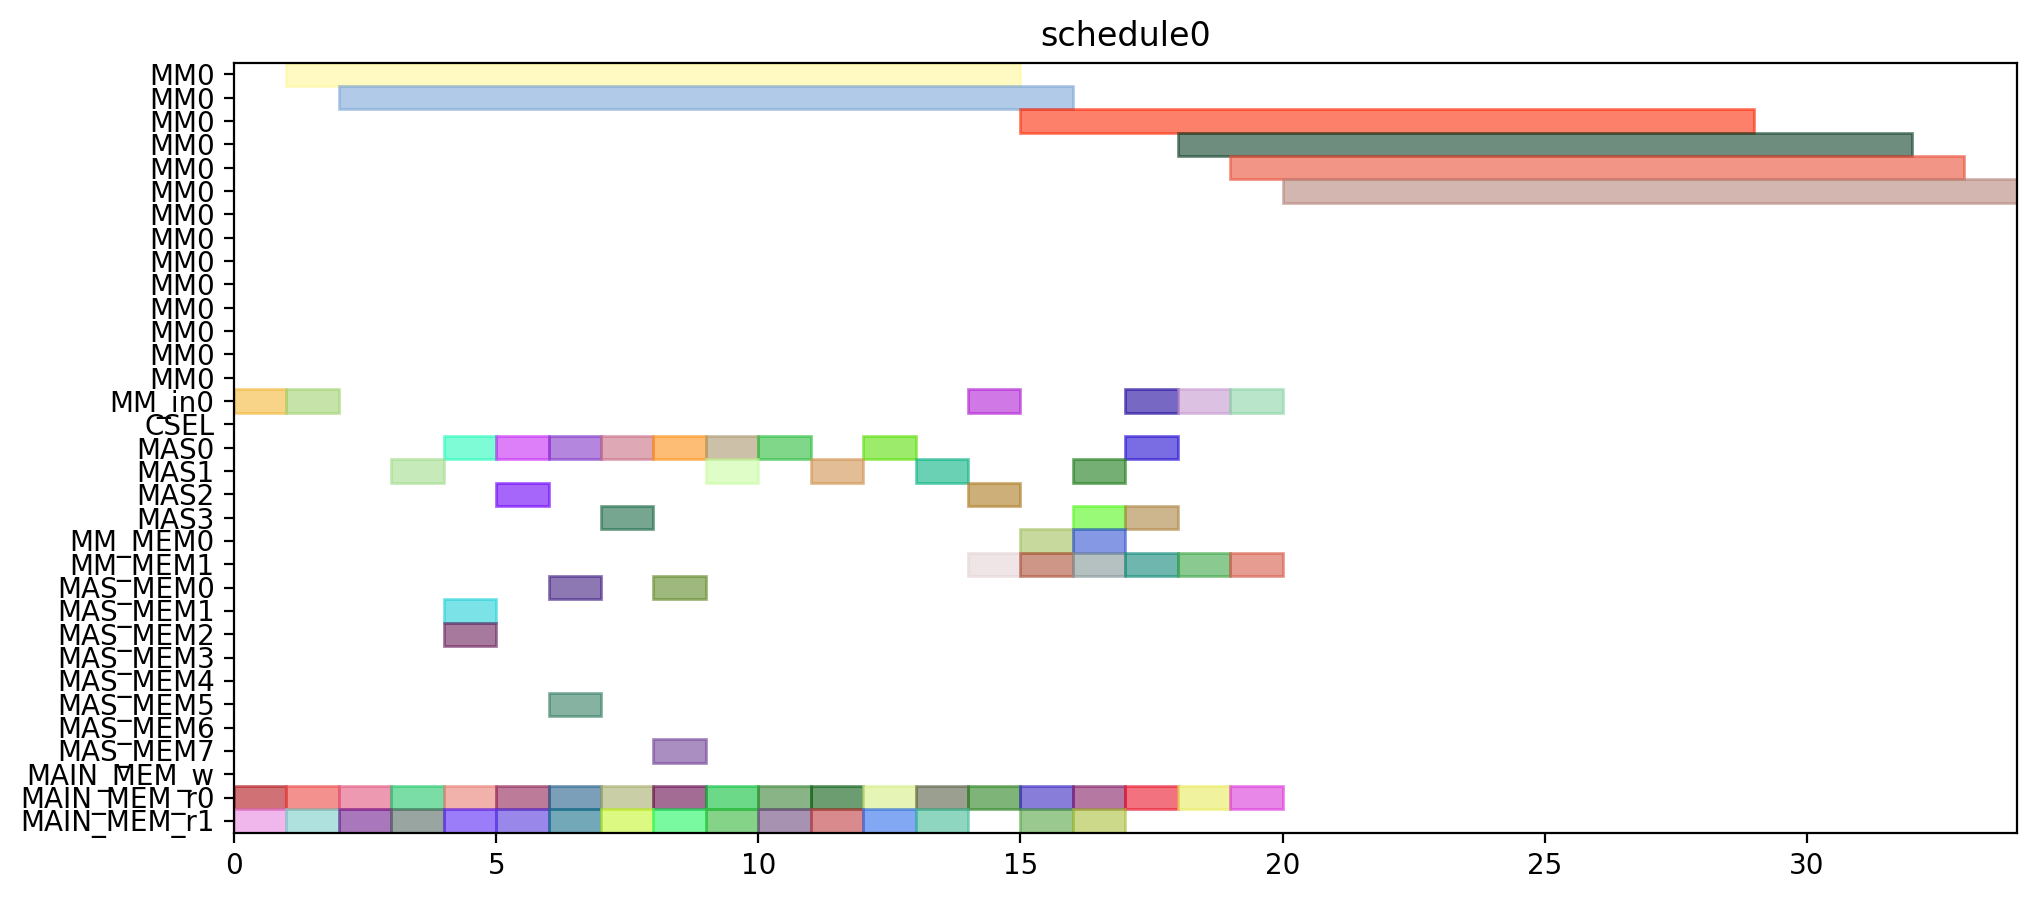

Reproduce this figure in Python.
from pyschedule import Scenario, solvers, plotters, alt


def solve():
	horizon = 120
	S = Scenario("schedule0", horizon=horizon)

	# resource
	MM = S.Resources('MM', num=1, size=14)
	MM_in = S.Resources('MM_in', num=1)
	CSEL = S.Resource('CSEL')
	MAS = S.Resources('MAS', num=4, size=1, periods=range(1, horizon))
	MM_MEM = S.Resources('MM_MEM', num=2)
	MAS_MEM = S.Resources('MAS_MEM', num=8)
	MAIN_MEM_w = S.Resource('MAIN_MEM_w', size=1)
	MAIN_MEM_r = S.Resources('MAIN_MEM_r', num=2)

	# result of previous scheduling

	# new tasks
	c_qinv_denom_inv0 = S.Task('c_qinv_denom_inv0', length=14, delay_cost=1)
	c_qinv_denom_inv0 += alt(MM)
	c_qinv_denom_inv0_in = S.Task('c_qinv_denom_inv0_in', length=1, delay_cost=1)
	c_qinv_denom_inv0_in += alt(MM_in)
	S += c_qinv_denom_inv0_in*MM_in[0]<=c_qinv_denom_inv0*MM[0]
	c_qinv_denom_inv0_mem0 = S.Task('c_qinv_denom_inv0_mem0', length=1, delay_cost=1)
	c_qinv_denom_inv0_mem0 += MAIN_MEM_r[0]
	S += c_qinv_denom_inv0_mem0 <= c_qinv_denom_inv0

	c_qinv_denom_inv0_mem1 = S.Task('c_qinv_denom_inv0_mem1', length=1, delay_cost=1)
	c_qinv_denom_inv0_mem1 += MAIN_MEM_r[1]
	S += c_qinv_denom_inv0_mem1 <= c_qinv_denom_inv0

	c_qinv_denom_inv1_ = S.Task('c_qinv_denom_inv1_', length=14, delay_cost=1)
	c_qinv_denom_inv1_ += alt(MM)
	c_qinv_denom_inv1__in = S.Task('c_qinv_denom_inv1__in', length=1, delay_cost=1)
	c_qinv_denom_inv1__in += alt(MM_in)
	S += c_qinv_denom_inv1__in*MM_in[0]<=c_qinv_denom_inv1_*MM[0]
	c_qinv_denom_inv1__mem0 = S.Task('c_qinv_denom_inv1__mem0', length=1, delay_cost=1)
	c_qinv_denom_inv1__mem0 += MAIN_MEM_r[0]
	S += c_qinv_denom_inv1__mem0 <= c_qinv_denom_inv1_

	c_qinv_denom_inv1__mem1 = S.Task('c_qinv_denom_inv1__mem1', length=1, delay_cost=1)
	c_qinv_denom_inv1__mem1 += MAIN_MEM_r[1]
	S += c_qinv_denom_inv1__mem1 <= c_qinv_denom_inv1_

	c_qinv0_t2 = S.Task('c_qinv0_t2', length=1, delay_cost=1)
	c_qinv0_t2 += alt(MAS)
	c_qinv0_t2_mem0 = S.Task('c_qinv0_t2_mem0', length=1, delay_cost=1)
	c_qinv0_t2_mem0 += MAIN_MEM_r[0]
	S += c_qinv0_t2_mem0 <= c_qinv0_t2

	c_qinv0_t2_mem1 = S.Task('c_qinv0_t2_mem1', length=1, delay_cost=1)
	c_qinv0_t2_mem1 += MAIN_MEM_r[1]
	S += c_qinv0_t2_mem1 <= c_qinv0_t2

	c_qinv1__t2 = S.Task('c_qinv1__t2', length=1, delay_cost=1)
	c_qinv1__t2 += alt(MAS)
	c_qinv1__t2_mem0 = S.Task('c_qinv1__t2_mem0', length=1, delay_cost=1)
	c_qinv1__t2_mem0 += MAIN_MEM_r[0]
	S += c_qinv1__t2_mem0 <= c_qinv1__t2

	c_qinv1__t2_mem1 = S.Task('c_qinv1__t2_mem1', length=1, delay_cost=1)
	c_qinv1__t2_mem1 += MAIN_MEM_r[1]
	S += c_qinv1__t2_mem1 <= c_qinv1__t2

	c0_t0_t2 = S.Task('c0_t0_t2', length=1, delay_cost=1)
	c0_t0_t2 += alt(MAS)
	c0_t0_t2_mem0 = S.Task('c0_t0_t2_mem0', length=1, delay_cost=1)
	c0_t0_t2_mem0 += MAIN_MEM_r[0]
	S += c0_t0_t2_mem0 <= c0_t0_t2

	c0_t0_t2_mem1 = S.Task('c0_t0_t2_mem1', length=1, delay_cost=1)
	c0_t0_t2_mem1 += MAIN_MEM_r[1]
	S += c0_t0_t2_mem1 <= c0_t0_t2

	c0_t1_t2 = S.Task('c0_t1_t2', length=1, delay_cost=1)
	c0_t1_t2 += alt(MAS)
	c0_t1_t2_mem0 = S.Task('c0_t1_t2_mem0', length=1, delay_cost=1)
	c0_t1_t2_mem0 += MAIN_MEM_r[0]
	S += c0_t1_t2_mem0 <= c0_t1_t2

	c0_t1_t2_mem1 = S.Task('c0_t1_t2_mem1', length=1, delay_cost=1)
	c0_t1_t2_mem1 += MAIN_MEM_r[1]
	S += c0_t1_t2_mem1 <= c0_t1_t2

	c0_t20 = S.Task('c0_t20', length=1, delay_cost=1)
	c0_t20 += alt(MAS)
	c0_t20_mem0 = S.Task('c0_t20_mem0', length=1, delay_cost=1)
	c0_t20_mem0 += MAIN_MEM_r[0]
	S += c0_t20_mem0 <= c0_t20

	c0_t20_mem1 = S.Task('c0_t20_mem1', length=1, delay_cost=1)
	c0_t20_mem1 += MAIN_MEM_r[1]
	S += c0_t20_mem1 <= c0_t20

	c0_t21 = S.Task('c0_t21', length=1, delay_cost=1)
	c0_t21 += alt(MAS)
	c0_t21_mem0 = S.Task('c0_t21_mem0', length=1, delay_cost=1)
	c0_t21_mem0 += MAIN_MEM_r[0]
	S += c0_t21_mem0 <= c0_t21

	c0_t21_mem1 = S.Task('c0_t21_mem1', length=1, delay_cost=1)
	c0_t21_mem1 += MAIN_MEM_r[1]
	S += c0_t21_mem1 <= c0_t21

	c1_t0_t2 = S.Task('c1_t0_t2', length=1, delay_cost=1)
	c1_t0_t2 += alt(MAS)
	c1_t0_t2_mem0 = S.Task('c1_t0_t2_mem0', length=1, delay_cost=1)
	c1_t0_t2_mem0 += MAIN_MEM_r[0]
	S += c1_t0_t2_mem0 <= c1_t0_t2

	c1_t0_t2_mem1 = S.Task('c1_t0_t2_mem1', length=1, delay_cost=1)
	c1_t0_t2_mem1 += MAIN_MEM_r[1]
	S += c1_t0_t2_mem1 <= c1_t0_t2

	c1_t1_t2 = S.Task('c1_t1_t2', length=1, delay_cost=1)
	c1_t1_t2 += alt(MAS)
	c1_t1_t2_mem0 = S.Task('c1_t1_t2_mem0', length=1, delay_cost=1)
	c1_t1_t2_mem0 += MAIN_MEM_r[0]
	S += c1_t1_t2_mem0 <= c1_t1_t2

	c1_t1_t2_mem1 = S.Task('c1_t1_t2_mem1', length=1, delay_cost=1)
	c1_t1_t2_mem1 += MAIN_MEM_r[1]
	S += c1_t1_t2_mem1 <= c1_t1_t2

	c1_t20 = S.Task('c1_t20', length=1, delay_cost=1)
	c1_t20 += alt(MAS)
	c1_t20_mem0 = S.Task('c1_t20_mem0', length=1, delay_cost=1)
	c1_t20_mem0 += MAIN_MEM_r[0]
	S += c1_t20_mem0 <= c1_t20

	c1_t20_mem1 = S.Task('c1_t20_mem1', length=1, delay_cost=1)
	c1_t20_mem1 += MAIN_MEM_r[1]
	S += c1_t20_mem1 <= c1_t20

	c1_t21 = S.Task('c1_t21', length=1, delay_cost=1)
	c1_t21 += alt(MAS)
	c1_t21_mem0 = S.Task('c1_t21_mem0', length=1, delay_cost=1)
	c1_t21_mem0 += MAIN_MEM_r[0]
	S += c1_t21_mem0 <= c1_t21

	c1_t21_mem1 = S.Task('c1_t21_mem1', length=1, delay_cost=1)
	c1_t21_mem1 += MAIN_MEM_r[1]
	S += c1_t21_mem1 <= c1_t21

	c2_t0_t2 = S.Task('c2_t0_t2', length=1, delay_cost=1)
	c2_t0_t2 += alt(MAS)
	c2_t0_t2_mem0 = S.Task('c2_t0_t2_mem0', length=1, delay_cost=1)
	c2_t0_t2_mem0 += MAIN_MEM_r[0]
	S += c2_t0_t2_mem0 <= c2_t0_t2

	c2_t0_t2_mem1 = S.Task('c2_t0_t2_mem1', length=1, delay_cost=1)
	c2_t0_t2_mem1 += MAIN_MEM_r[1]
	S += c2_t0_t2_mem1 <= c2_t0_t2

	c2_t1_t2 = S.Task('c2_t1_t2', length=1, delay_cost=1)
	c2_t1_t2 += alt(MAS)
	c2_t1_t2_mem0 = S.Task('c2_t1_t2_mem0', length=1, delay_cost=1)
	c2_t1_t2_mem0 += MAIN_MEM_r[0]
	S += c2_t1_t2_mem0 <= c2_t1_t2

	c2_t1_t2_mem1 = S.Task('c2_t1_t2_mem1', length=1, delay_cost=1)
	c2_t1_t2_mem1 += MAIN_MEM_r[1]
	S += c2_t1_t2_mem1 <= c2_t1_t2

	c2_t20 = S.Task('c2_t20', length=1, delay_cost=1)
	c2_t20 += alt(MAS)
	c2_t20_mem0 = S.Task('c2_t20_mem0', length=1, delay_cost=1)
	c2_t20_mem0 += MAIN_MEM_r[0]
	S += c2_t20_mem0 <= c2_t20

	c2_t20_mem1 = S.Task('c2_t20_mem1', length=1, delay_cost=1)
	c2_t20_mem1 += MAIN_MEM_r[1]
	S += c2_t20_mem1 <= c2_t20

	c2_t21 = S.Task('c2_t21', length=1, delay_cost=1)
	c2_t21 += alt(MAS)
	c2_t21_mem0 = S.Task('c2_t21_mem0', length=1, delay_cost=1)
	c2_t21_mem0 += MAIN_MEM_r[0]
	S += c2_t21_mem0 <= c2_t21

	c2_t21_mem1 = S.Task('c2_t21_mem1', length=1, delay_cost=1)
	c2_t21_mem1 += MAIN_MEM_r[1]
	S += c2_t21_mem1 <= c2_t21

	c_qinv0_t0 = S.Task('c_qinv0_t0', length=14, delay_cost=1)
	c_qinv0_t0 += alt(MM)
	c_qinv0_t0_in = S.Task('c_qinv0_t0_in', length=1, delay_cost=1)
	c_qinv0_t0_in += alt(MM_in)
	S += c_qinv0_t0_in*MM_in[0]<=c_qinv0_t0*MM[0]
	c_qinv0_t0_mem0 = S.Task('c_qinv0_t0_mem0', length=1, delay_cost=1)
	c_qinv0_t0_mem0 += MAIN_MEM_r[0]
	S += c_qinv0_t0_mem0 <= c_qinv0_t0

	c_qinv0_t0_mem1 = S.Task('c_qinv0_t0_mem1', length=1, delay_cost=1)
	c_qinv0_t0_mem1 += alt(MM_MEM)
	S += (c_qinv_denom_inv0*MM[0])-1 < c_qinv0_t0_mem1*MM_MEM[1]
	S += c_qinv0_t0_mem1 <= c_qinv0_t0

	c_qinv0_t1 = S.Task('c_qinv0_t1', length=14, delay_cost=1)
	c_qinv0_t1 += alt(MM)
	c_qinv0_t1_in = S.Task('c_qinv0_t1_in', length=1, delay_cost=1)
	c_qinv0_t1_in += alt(MM_in)
	S += c_qinv0_t1_in*MM_in[0]<=c_qinv0_t1*MM[0]
	c_qinv0_t1_mem0 = S.Task('c_qinv0_t1_mem0', length=1, delay_cost=1)
	c_qinv0_t1_mem0 += MAIN_MEM_r[0]
	S += c_qinv0_t1_mem0 <= c_qinv0_t1

	c_qinv0_t1_mem1 = S.Task('c_qinv0_t1_mem1', length=1, delay_cost=1)
	c_qinv0_t1_mem1 += alt(MM_MEM)
	S += (c_qinv_denom_inv1_*MM[0])-1 < c_qinv0_t1_mem1*MM_MEM[1]
	S += c_qinv0_t1_mem1 <= c_qinv0_t1

	c_qinv0_t3 = S.Task('c_qinv0_t3', length=1, delay_cost=1)
	c_qinv0_t3 += alt(MAS)
	c_qinv0_t3_mem0 = S.Task('c_qinv0_t3_mem0', length=1, delay_cost=1)
	c_qinv0_t3_mem0 += alt(MM_MEM)
	S += (c_qinv_denom_inv0*MM[0])-1 < c_qinv0_t3_mem0*MM_MEM[0]
	S += c_qinv0_t3_mem0 <= c_qinv0_t3

	c_qinv0_t3_mem1 = S.Task('c_qinv0_t3_mem1', length=1, delay_cost=1)
	c_qinv0_t3_mem1 += alt(MM_MEM)
	S += (c_qinv_denom_inv1_*MM[0])-1 < c_qinv0_t3_mem1*MM_MEM[1]
	S += c_qinv0_t3_mem1 <= c_qinv0_t3

	c_qinv1__t0 = S.Task('c_qinv1__t0', length=14, delay_cost=1)
	c_qinv1__t0 += alt(MM)
	c_qinv1__t0_in = S.Task('c_qinv1__t0_in', length=1, delay_cost=1)
	c_qinv1__t0_in += alt(MM_in)
	S += c_qinv1__t0_in*MM_in[0]<=c_qinv1__t0*MM[0]
	c_qinv1__t0_mem0 = S.Task('c_qinv1__t0_mem0', length=1, delay_cost=1)
	c_qinv1__t0_mem0 += MAIN_MEM_r[0]
	S += c_qinv1__t0_mem0 <= c_qinv1__t0

	c_qinv1__t0_mem1 = S.Task('c_qinv1__t0_mem1', length=1, delay_cost=1)
	c_qinv1__t0_mem1 += alt(MM_MEM)
	S += (c_qinv_denom_inv0*MM[0])-1 < c_qinv1__t0_mem1*MM_MEM[1]
	S += c_qinv1__t0_mem1 <= c_qinv1__t0

	c_qinv1__t1 = S.Task('c_qinv1__t1', length=14, delay_cost=1)
	c_qinv1__t1 += alt(MM)
	c_qinv1__t1_in = S.Task('c_qinv1__t1_in', length=1, delay_cost=1)
	c_qinv1__t1_in += alt(MM_in)
	S += c_qinv1__t1_in*MM_in[0]<=c_qinv1__t1*MM[0]
	c_qinv1__t1_mem0 = S.Task('c_qinv1__t1_mem0', length=1, delay_cost=1)
	c_qinv1__t1_mem0 += MAIN_MEM_r[0]
	S += c_qinv1__t1_mem0 <= c_qinv1__t1

	c_qinv1__t1_mem1 = S.Task('c_qinv1__t1_mem1', length=1, delay_cost=1)
	c_qinv1__t1_mem1 += alt(MM_MEM)
	S += (c_qinv_denom_inv1_*MM[0])-1 < c_qinv1__t1_mem1*MM_MEM[1]
	S += c_qinv1__t1_mem1 <= c_qinv1__t1

	c_qinv1__t3 = S.Task('c_qinv1__t3', length=1, delay_cost=1)
	c_qinv1__t3 += alt(MAS)
	c_qinv1__t3_mem0 = S.Task('c_qinv1__t3_mem0', length=1, delay_cost=1)
	c_qinv1__t3_mem0 += alt(MM_MEM)
	S += (c_qinv_denom_inv0*MM[0])-1 < c_qinv1__t3_mem0*MM_MEM[0]
	S += c_qinv1__t3_mem0 <= c_qinv1__t3

	c_qinv1__t3_mem1 = S.Task('c_qinv1__t3_mem1', length=1, delay_cost=1)
	c_qinv1__t3_mem1 += alt(MM_MEM)
	S += (c_qinv_denom_inv1_*MM[0])-1 < c_qinv1__t3_mem1*MM_MEM[1]
	S += c_qinv1__t3_mem1 <= c_qinv1__t3

	c0_t4_t2 = S.Task('c0_t4_t2', length=1, delay_cost=1)
	c0_t4_t2 += alt(MAS)
	c0_t4_t2_mem0 = S.Task('c0_t4_t2_mem0', length=1, delay_cost=1)
	c0_t4_t2_mem0 += alt(MAS_MEM)
	S += (c0_t20*MAS[0])-1 < c0_t4_t2_mem0*MAS_MEM[0]
	S += (c0_t20*MAS[1])-1 < c0_t4_t2_mem0*MAS_MEM[2]
	S += (c0_t20*MAS[2])-1 < c0_t4_t2_mem0*MAS_MEM[4]
	S += (c0_t20*MAS[3])-1 < c0_t4_t2_mem0*MAS_MEM[6]
	S += c0_t4_t2_mem0 <= c0_t4_t2

	c0_t4_t2_mem1 = S.Task('c0_t4_t2_mem1', length=1, delay_cost=1)
	c0_t4_t2_mem1 += alt(MAS_MEM)
	S += (c0_t21*MAS[0])-1 < c0_t4_t2_mem1*MAS_MEM[1]
	S += (c0_t21*MAS[1])-1 < c0_t4_t2_mem1*MAS_MEM[3]
	S += (c0_t21*MAS[2])-1 < c0_t4_t2_mem1*MAS_MEM[5]
	S += (c0_t21*MAS[3])-1 < c0_t4_t2_mem1*MAS_MEM[7]
	S += c0_t4_t2_mem1 <= c0_t4_t2

	c1_t4_t2 = S.Task('c1_t4_t2', length=1, delay_cost=1)
	c1_t4_t2 += alt(MAS)
	c1_t4_t2_mem0 = S.Task('c1_t4_t2_mem0', length=1, delay_cost=1)
	c1_t4_t2_mem0 += alt(MAS_MEM)
	S += (c1_t20*MAS[0])-1 < c1_t4_t2_mem0*MAS_MEM[0]
	S += (c1_t20*MAS[1])-1 < c1_t4_t2_mem0*MAS_MEM[2]
	S += (c1_t20*MAS[2])-1 < c1_t4_t2_mem0*MAS_MEM[4]
	S += (c1_t20*MAS[3])-1 < c1_t4_t2_mem0*MAS_MEM[6]
	S += c1_t4_t2_mem0 <= c1_t4_t2

	c1_t4_t2_mem1 = S.Task('c1_t4_t2_mem1', length=1, delay_cost=1)
	c1_t4_t2_mem1 += alt(MAS_MEM)
	S += (c1_t21*MAS[0])-1 < c1_t4_t2_mem1*MAS_MEM[1]
	S += (c1_t21*MAS[1])-1 < c1_t4_t2_mem1*MAS_MEM[3]
	S += (c1_t21*MAS[2])-1 < c1_t4_t2_mem1*MAS_MEM[5]
	S += (c1_t21*MAS[3])-1 < c1_t4_t2_mem1*MAS_MEM[7]
	S += c1_t4_t2_mem1 <= c1_t4_t2

	c2_t4_t2 = S.Task('c2_t4_t2', length=1, delay_cost=1)
	c2_t4_t2 += alt(MAS)
	c2_t4_t2_mem0 = S.Task('c2_t4_t2_mem0', length=1, delay_cost=1)
	c2_t4_t2_mem0 += alt(MAS_MEM)
	S += (c2_t20*MAS[0])-1 < c2_t4_t2_mem0*MAS_MEM[0]
	S += (c2_t20*MAS[1])-1 < c2_t4_t2_mem0*MAS_MEM[2]
	S += (c2_t20*MAS[2])-1 < c2_t4_t2_mem0*MAS_MEM[4]
	S += (c2_t20*MAS[3])-1 < c2_t4_t2_mem0*MAS_MEM[6]
	S += c2_t4_t2_mem0 <= c2_t4_t2

	c2_t4_t2_mem1 = S.Task('c2_t4_t2_mem1', length=1, delay_cost=1)
	c2_t4_t2_mem1 += alt(MAS_MEM)
	S += (c2_t21*MAS[0])-1 < c2_t4_t2_mem1*MAS_MEM[1]
	S += (c2_t21*MAS[1])-1 < c2_t4_t2_mem1*MAS_MEM[3]
	S += (c2_t21*MAS[2])-1 < c2_t4_t2_mem1*MAS_MEM[5]
	S += (c2_t21*MAS[3])-1 < c2_t4_t2_mem1*MAS_MEM[7]
	S += c2_t4_t2_mem1 <= c2_t4_t2

	solvers.mip.solve(S,msg=1,kind='CPLEX',ratio_gap=1.01)

	solution = [['hoge']*len(S.solution()[1]) for i in range(len(S.solution()))]
	for i in range(len(S.solution())):
		for j in range(len(S.solution()[i])):
			solution[i][j]=str(S.solution()[i][j])
	print(solution)

	cycles = int(solution[-1][3])

	pic_file_name = "/home/mfukuda/ABE/multiRAM_multiMAS_16mux/scheduling_result/stage14MM1_stage1MAS4/FP12_INV_AFTER_FPINV/schedule0.png"
	if(S.solution() != []):
		plotters.matplotlib.plot(S,img_filename=pic_file_name, show_task_labels=False, fig_size=(cycles*0.25+3, 5))

	return solution
